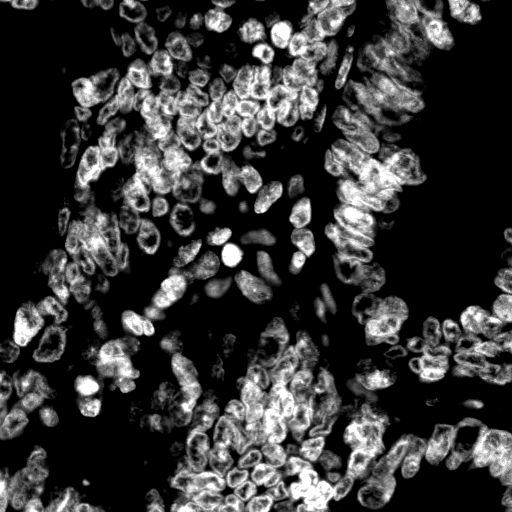
#> input picture 1_enhancement_model_train/datasets/dataset_enhancement_model/A_img/train/2022-09-04 00 52 43.png, 512 x 512 px, found by its file name; its folder holds only this picture in this run
$ python combine_A_and_B.py
#> lines starting #> are read from the running program, lines starting #| are printed output that depends on the picture
import os
import numpy as np
import cv2
import argparse
from multiprocessing import Pool


def image_write(path_A, path_B, path_AB):
    im_A = cv2.imread(path_A, 0)
    im_B = cv2.imread(path_B, 0)
    im_AB = np.concatenate([im_A, im_B], 1)
    cv2.imwrite(path_AB, im_AB)


parser = argparse.ArgumentParser('create image pairs')
parser.add_argument('--fold_A', dest='fold_A', help='input directory for image A', type=str, default='datasets/dataset_enhancement_model/A_img')
parser.add_argument('--fold_B', dest='fold_B', help='input directory for image B', type=str, default='datasets/dataset_enhancement_model/B_img_ann')
parser.add_argument('--fold_AB', dest='fold_AB', help='output directory', type=str, default='datasets/dataset_enhancement_model/AB')
parser.add_argument('--num_imgs', dest='num_imgs', help='number of images', type=int, default=1000000)
parser.add_argument('--use_AB', dest='use_AB', help='if true: (0001_A, 0001_B) to (0001_AB)', action='store_true')
args = parser.parse_args()


for arg in vars(args):
    print('[%s] = ' % arg, getattr(args, arg))

splits = os.listdir(args.fold_A)

for sp in splits:
    img_fold_A = os.path.join(args.fold_A, sp)
    img_fold_B = os.path.join(args.fold_B, sp)
    img_list = os.listdir(img_fold_A)
    if args.use_AB:
        img_list = [img_path for img_path in img_list if '_A.' in img_path]

    num_imgs = min(args.num_imgs, len(img_list))
    print('split = %s, use %d/%d images' % (sp, num_imgs, len(img_list)))
    img_fold_AB = os.path.join(args.fold_AB, sp)
    if not os.path.isdir(img_fold_AB):
        os.makedirs(img_fold_AB)
    print('split = %s, number of images = %d' % (sp, num_imgs))
    for n in range(num_imgs):
        name_A = img_list[n]
        path_A = os.path.join(img_fold_A, name_A)
        if args.use_AB:
            name_B = name_A.replace('_A.', '_B.')
        else:
            name_B = name_A
        path_B = os.path.join(img_fold_B, name_B)
        if os.path.isfile(path_A) and os.path.isfile(path_B):
            name_AB = name_A
            if args.use_AB:
                name_AB = name_AB.replace('_A.', '.')
            path_AB = os.path.join(img_fold_AB, name_AB)
            image_write(path_A, path_B, path_AB)
#> in image_write, im_A is the input picture: shape (512, 512); min 0, max 255, mean 55.7
#> in image_write, `im_AB = np.concatenate([im_A, im_B], 1)`:
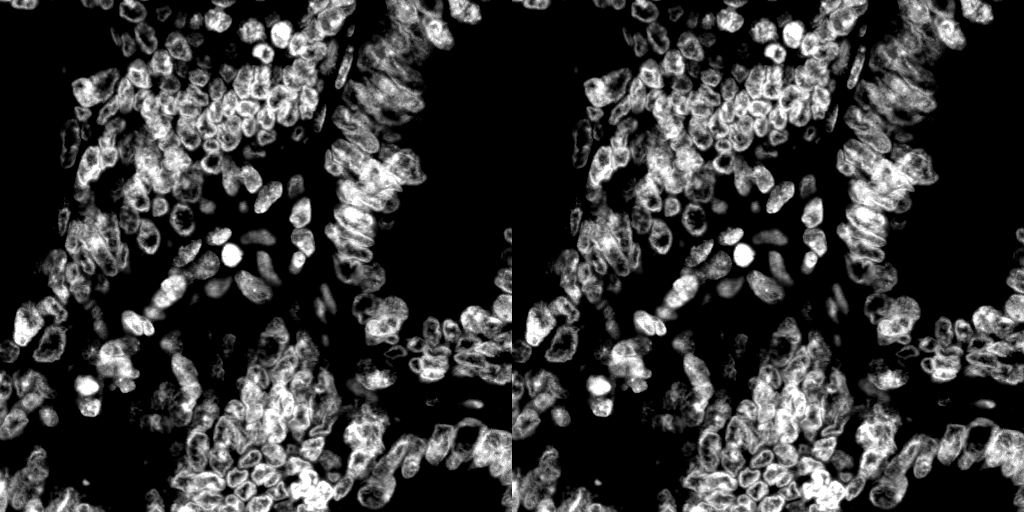
#> im_AB: shape (512, 1024); min 0, max 255, mean 55.7
#> pass 2 of the loop `for sp in splits:`:
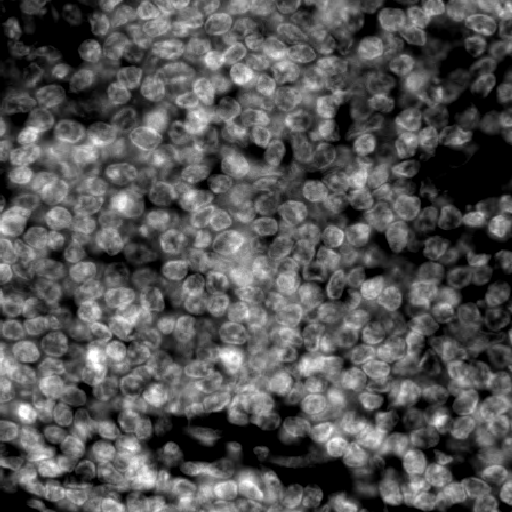
#> input picture 1_enhancement_model_train/datasets/dataset_enhancement_model/A_img/val/2022-09-05 15 00 16.png, 512 x 512 px, found by its file name
#> in image_write, im_A is the input picture: shape (512, 512); min 0, max 255, mean 83.9
#> in image_write (call 2), `im_AB = np.concatenate([im_A, im_B], 1)`:
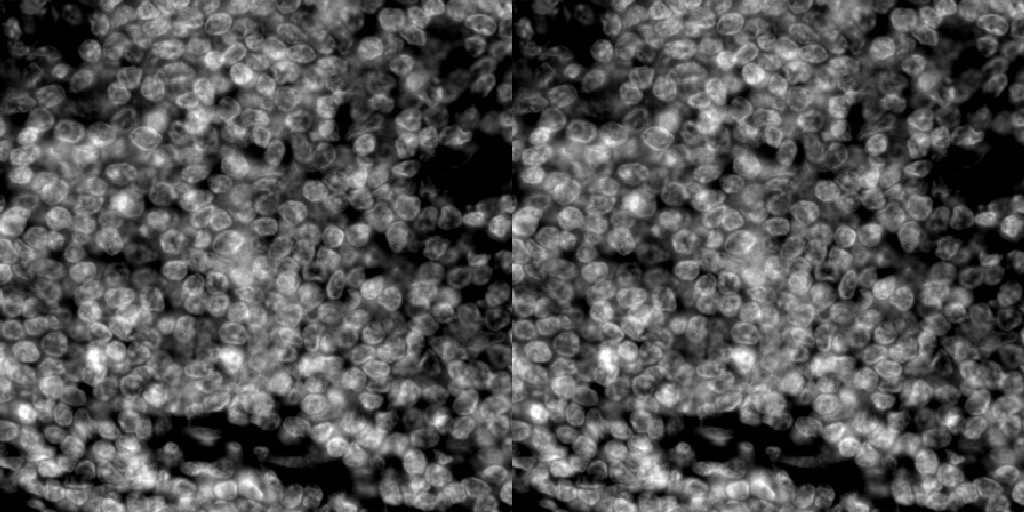
#> im_AB: shape (512, 1024); min 0, max 255, mean 83.9
